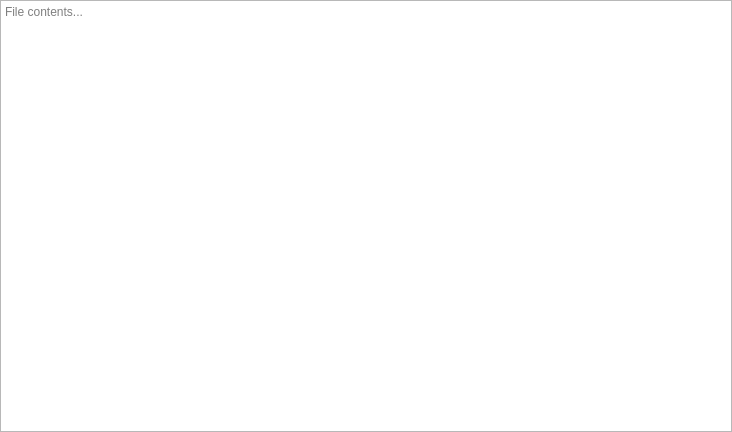
<?xml version="1.0" encoding="UTF-8"?>
<ui version="4.0">
 <class>TextAttachmentsWidget</class>
 <widget class="QWidget" name="TextAttachmentsWidget">
  <property name="geometry">
   <rect>
    <x>0</x>
    <y>0</y>
    <width>732</width>
    <height>432</height>
   </rect>
  </property>
  <property name="windowTitle">
   <string>Form</string>
  </property>
  <layout class="QVBoxLayout" name="verticalLayout">
   <property name="spacing">
    <number>0</number>
   </property>
   <property name="leftMargin">
    <number>0</number>
   </property>
   <property name="topMargin">
    <number>0</number>
   </property>
   <property name="rightMargin">
    <number>0</number>
   </property>
   <property name="bottomMargin">
    <number>0</number>
   </property>
   <item>
    <widget class="QTextEdit" name="attachmentTextEdit">
     <property name="placeholderText">
      <string>File contents...</string>
     </property>
    </widget>
   </item>
  </layout>
 </widget>
 <resources/>
 <connections/>
</ui>
